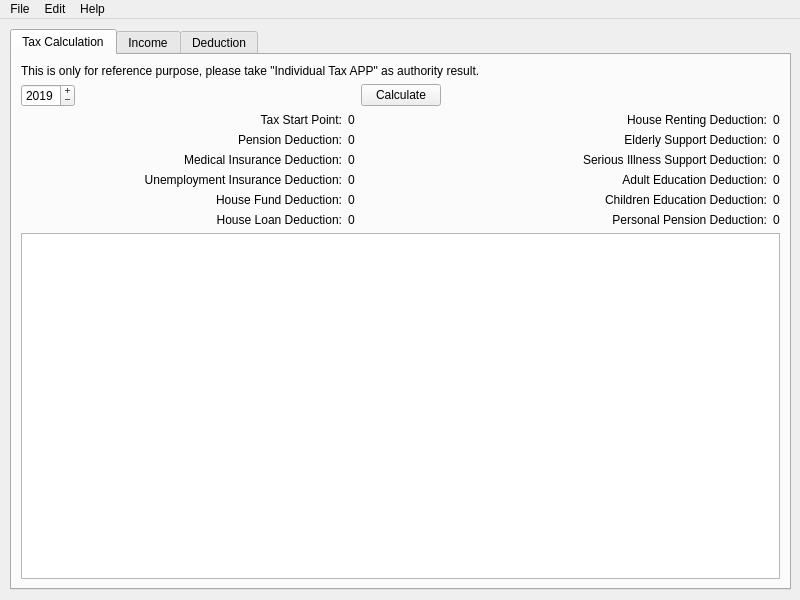
<?xml version="1.0" encoding="UTF-8"?>
<ui version="4.0">
 <class>MainWindow</class>
 <widget class="QMainWindow" name="MainWindow">
  <property name="geometry">
   <rect>
    <x>0</x>
    <y>0</y>
    <width>800</width>
    <height>600</height>
   </rect>
  </property>
  <property name="minimumSize">
   <size>
    <width>800</width>
    <height>600</height>
   </size>
  </property>
  <property name="windowTitle">
   <string>China Individual Income Tax Calculator</string>
  </property>
  <widget class="QWidget" name="centralwidget">
   <widget class="QTabWidget" name="tabWidget">
    <property name="geometry">
     <rect>
      <x>10</x>
      <y>10</y>
      <width>781</width>
      <height>561</height>
     </rect>
    </property>
    <property name="currentIndex">
     <number>0</number>
    </property>
    <widget class="QWidget" name="tab_calculation">
     <property name="sizePolicy">
      <sizepolicy hsizetype="Expanding" vsizetype="Expanding">
       <horstretch>0</horstretch>
       <verstretch>0</verstretch>
      </sizepolicy>
     </property>
     <attribute name="title">
      <string>Tax Calculation</string>
     </attribute>
     <layout class="QGridLayout" name="gridLayout">
      <item row="6" column="0">
       <widget class="QLabel" name="label_static_unemployment_insurance">
        <property name="sizePolicy">
         <sizepolicy hsizetype="Preferred" vsizetype="Fixed">
          <horstretch>0</horstretch>
          <verstretch>0</verstretch>
         </sizepolicy>
        </property>
        <property name="text">
         <string>Unemployment Insurance Deduction:</string>
        </property>
        <property name="alignment">
         <set>Qt::AlignRight|Qt::AlignTrailing|Qt::AlignVCenter</set>
        </property>
       </widget>
      </item>
      <item row="4" column="3">
       <widget class="QLabel" name="label_static_elderly_support">
        <property name="sizePolicy">
         <sizepolicy hsizetype="Preferred" vsizetype="Fixed">
          <horstretch>0</horstretch>
          <verstretch>0</verstretch>
         </sizepolicy>
        </property>
        <property name="text">
         <string>Elderly Support Deduction:</string>
        </property>
        <property name="alignment">
         <set>Qt::AlignRight|Qt::AlignTrailing|Qt::AlignVCenter</set>
        </property>
       </widget>
      </item>
      <item row="7" column="3">
       <widget class="QLabel" name="label_static_children_education">
        <property name="sizePolicy">
         <sizepolicy hsizetype="Preferred" vsizetype="Fixed">
          <horstretch>0</horstretch>
          <verstretch>0</verstretch>
         </sizepolicy>
        </property>
        <property name="text">
         <string>Children Education Deduction:</string>
        </property>
        <property name="alignment">
         <set>Qt::AlignRight|Qt::AlignTrailing|Qt::AlignVCenter</set>
        </property>
       </widget>
      </item>
      <item row="7" column="4">
       <widget class="QLabel" name="label_children_education">
        <property name="sizePolicy">
         <sizepolicy hsizetype="Preferred" vsizetype="Fixed">
          <horstretch>0</horstretch>
          <verstretch>0</verstretch>
         </sizepolicy>
        </property>
        <property name="text">
         <string notr="true">0</string>
        </property>
       </widget>
      </item>
      <item row="4" column="4">
       <widget class="QLabel" name="label_elderly_support">
        <property name="text">
         <string notr="true">0</string>
        </property>
       </widget>
      </item>
      <item row="0" column="0" colspan="4">
       <widget class="QLabel" name="label_warning">
        <property name="sizePolicy">
         <sizepolicy hsizetype="Preferred" vsizetype="Fixed">
          <horstretch>0</horstretch>
          <verstretch>0</verstretch>
         </sizepolicy>
        </property>
        <property name="text">
         <string>This is only for reference purpose, please take &quot;Individual Tax APP&quot; as authority result.</string>
        </property>
       </widget>
      </item>
      <item row="3" column="4">
       <widget class="QLabel" name="label_house_renting">
        <property name="sizePolicy">
         <sizepolicy hsizetype="Fixed" vsizetype="Preferred">
          <horstretch>0</horstretch>
          <verstretch>0</verstretch>
         </sizepolicy>
        </property>
        <property name="text">
         <string notr="true">0</string>
        </property>
       </widget>
      </item>
      <item row="4" column="0">
       <widget class="QLabel" name="label_static_pension">
        <property name="sizePolicy">
         <sizepolicy hsizetype="Preferred" vsizetype="Fixed">
          <horstretch>0</horstretch>
          <verstretch>0</verstretch>
         </sizepolicy>
        </property>
        <property name="text">
         <string>Pension Deduction:</string>
        </property>
        <property name="alignment">
         <set>Qt::AlignRight|Qt::AlignTrailing|Qt::AlignVCenter</set>
        </property>
       </widget>
      </item>
      <item row="1" column="0" colspan="2">
       <widget class="QDateEdit" name="date_edit">
        <property name="sizePolicy">
         <sizepolicy hsizetype="Fixed" vsizetype="Fixed">
          <horstretch>0</horstretch>
          <verstretch>0</verstretch>
         </sizepolicy>
        </property>
        <property name="buttonSymbols">
         <enum>QAbstractSpinBox::PlusMinus</enum>
        </property>
        <property name="dateTime">
         <datetime>
          <hour>0</hour>
          <minute>0</minute>
          <second>0</second>
          <year>2019</year>
          <month>12</month>
          <day>19</day>
         </datetime>
        </property>
        <property name="displayFormat">
         <string>yyyy</string>
        </property>
       </widget>
      </item>
      <item row="6" column="1">
       <widget class="QLabel" name="label_unemployment_insurance">
        <property name="sizePolicy">
         <sizepolicy hsizetype="Fixed" vsizetype="Preferred">
          <horstretch>0</horstretch>
          <verstretch>0</verstretch>
         </sizepolicy>
        </property>
        <property name="text">
         <string notr="true">0</string>
        </property>
       </widget>
      </item>
      <item row="7" column="1">
       <widget class="QLabel" name="label_house_fund">
        <property name="sizePolicy">
         <sizepolicy hsizetype="Fixed" vsizetype="Preferred">
          <horstretch>0</horstretch>
          <verstretch>0</verstretch>
         </sizepolicy>
        </property>
        <property name="text">
         <string notr="true">0</string>
        </property>
       </widget>
      </item>
      <item row="6" column="4">
       <widget class="QLabel" name="label_adult_education">
        <property name="sizePolicy">
         <sizepolicy hsizetype="Preferred" vsizetype="Fixed">
          <horstretch>0</horstretch>
          <verstretch>0</verstretch>
         </sizepolicy>
        </property>
        <property name="text">
         <string notr="true">0</string>
        </property>
       </widget>
      </item>
      <item row="3" column="1">
       <widget class="QLabel" name="label_tax_start_point">
        <property name="sizePolicy">
         <sizepolicy hsizetype="Fixed" vsizetype="Preferred">
          <horstretch>0</horstretch>
          <verstretch>0</verstretch>
         </sizepolicy>
        </property>
        <property name="text">
         <string notr="true">0</string>
        </property>
       </widget>
      </item>
      <item row="16" column="0" rowspan="6" colspan="5">
       <widget class="QTableView" name="table_view_tax_result"/>
      </item>
      <item row="7" column="0">
       <widget class="QLabel" name="label_static_house_fund">
        <property name="sizePolicy">
         <sizepolicy hsizetype="Preferred" vsizetype="Fixed">
          <horstretch>0</horstretch>
          <verstretch>0</verstretch>
         </sizepolicy>
        </property>
        <property name="text">
         <string>House Fund Deduction:</string>
        </property>
        <property name="alignment">
         <set>Qt::AlignRight|Qt::AlignTrailing|Qt::AlignVCenter</set>
        </property>
       </widget>
      </item>
      <item row="4" column="1">
       <widget class="QLabel" name="label_pension">
        <property name="sizePolicy">
         <sizepolicy hsizetype="Fixed" vsizetype="Preferred">
          <horstretch>0</horstretch>
          <verstretch>0</verstretch>
         </sizepolicy>
        </property>
        <property name="text">
         <string notr="true">0</string>
        </property>
       </widget>
      </item>
      <item row="8" column="3">
       <widget class="QLabel" name="label_static_personal_pension">
        <property name="sizePolicy">
         <sizepolicy hsizetype="Preferred" vsizetype="Fixed">
          <horstretch>0</horstretch>
          <verstretch>0</verstretch>
         </sizepolicy>
        </property>
        <property name="text">
         <string>Personal Pension Deduction:</string>
        </property>
        <property name="alignment">
         <set>Qt::AlignRight|Qt::AlignTrailing|Qt::AlignVCenter</set>
        </property>
       </widget>
      </item>
      <item row="3" column="0">
       <widget class="QLabel" name="label_static_tax_start_point">
        <property name="sizePolicy">
         <sizepolicy hsizetype="Preferred" vsizetype="Fixed">
          <horstretch>0</horstretch>
          <verstretch>0</verstretch>
         </sizepolicy>
        </property>
        <property name="text">
         <string>Tax Start Point:</string>
        </property>
        <property name="alignment">
         <set>Qt::AlignRight|Qt::AlignTrailing|Qt::AlignVCenter</set>
        </property>
       </widget>
      </item>
      <item row="5" column="3">
       <widget class="QLabel" name="label_static_illness_support">
        <property name="text">
         <string>Serious Illness Support Deduction:</string>
        </property>
        <property name="alignment">
         <set>Qt::AlignRight|Qt::AlignTrailing|Qt::AlignVCenter</set>
        </property>
       </widget>
      </item>
      <item row="8" column="0">
       <widget class="QLabel" name="label_static_house_loan">
        <property name="sizePolicy">
         <sizepolicy hsizetype="Preferred" vsizetype="Fixed">
          <horstretch>0</horstretch>
          <verstretch>0</verstretch>
         </sizepolicy>
        </property>
        <property name="text">
         <string>House Loan Deduction:</string>
        </property>
        <property name="alignment">
         <set>Qt::AlignRight|Qt::AlignTrailing|Qt::AlignVCenter</set>
        </property>
       </widget>
      </item>
      <item row="5" column="4">
       <widget class="QLabel" name="label_illness_support">
        <property name="sizePolicy">
         <sizepolicy hsizetype="Preferred" vsizetype="Fixed">
          <horstretch>0</horstretch>
          <verstretch>0</verstretch>
         </sizepolicy>
        </property>
        <property name="text">
         <string notr="true">0</string>
        </property>
        <property name="alignment">
         <set>Qt::AlignLeading|Qt::AlignLeft|Qt::AlignVCenter</set>
        </property>
       </widget>
      </item>
      <item row="5" column="0">
       <widget class="QLabel" name="label_static_medical_insurance">
        <property name="sizePolicy">
         <sizepolicy hsizetype="Preferred" vsizetype="Fixed">
          <horstretch>0</horstretch>
          <verstretch>0</verstretch>
         </sizepolicy>
        </property>
        <property name="text">
         <string>Medical Insurance Deduction:</string>
        </property>
        <property name="alignment">
         <set>Qt::AlignRight|Qt::AlignTrailing|Qt::AlignVCenter</set>
        </property>
       </widget>
      </item>
      <item row="8" column="1">
       <widget class="QLabel" name="label_house_loan">
        <property name="sizePolicy">
         <sizepolicy hsizetype="Fixed" vsizetype="Preferred">
          <horstretch>0</horstretch>
          <verstretch>0</verstretch>
         </sizepolicy>
        </property>
        <property name="text">
         <string notr="true">0</string>
        </property>
       </widget>
      </item>
      <item row="8" column="4">
       <widget class="QLabel" name="label_personal_pension">
        <property name="sizePolicy">
         <sizepolicy hsizetype="Preferred" vsizetype="Fixed">
          <horstretch>0</horstretch>
          <verstretch>0</verstretch>
         </sizepolicy>
        </property>
        <property name="text">
         <string notr="true">0</string>
        </property>
       </widget>
      </item>
      <item row="3" column="3">
       <widget class="QLabel" name="label_static_house_renting">
        <property name="sizePolicy">
         <sizepolicy hsizetype="Preferred" vsizetype="Fixed">
          <horstretch>0</horstretch>
          <verstretch>0</verstretch>
         </sizepolicy>
        </property>
        <property name="text">
         <string>House Renting Deduction:</string>
        </property>
        <property name="alignment">
         <set>Qt::AlignRight|Qt::AlignTrailing|Qt::AlignVCenter</set>
        </property>
       </widget>
      </item>
      <item row="5" column="1">
       <widget class="QLabel" name="label_medical_insurance">
        <property name="sizePolicy">
         <sizepolicy hsizetype="Fixed" vsizetype="Preferred">
          <horstretch>0</horstretch>
          <verstretch>0</verstretch>
         </sizepolicy>
        </property>
        <property name="text">
         <string notr="true">0</string>
        </property>
       </widget>
      </item>
      <item row="6" column="3">
       <widget class="QLabel" name="label_static_adult_education">
        <property name="sizePolicy">
         <sizepolicy hsizetype="Preferred" vsizetype="Fixed">
          <horstretch>0</horstretch>
          <verstretch>0</verstretch>
         </sizepolicy>
        </property>
        <property name="text">
         <string>Adult Education Deduction:</string>
        </property>
        <property name="alignment">
         <set>Qt::AlignRight|Qt::AlignTrailing|Qt::AlignVCenter</set>
        </property>
       </widget>
      </item>
      <item row="1" column="2">
       <widget class="QPushButton" name="push_button_calc">
        <property name="sizePolicy">
         <sizepolicy hsizetype="Fixed" vsizetype="Fixed">
          <horstretch>0</horstretch>
          <verstretch>0</verstretch>
         </sizepolicy>
        </property>
        <property name="text">
         <string>Calculate</string>
        </property>
       </widget>
      </item>
     </layout>
    </widget>
    <widget class="QWidget" name="tab_data">
     <property name="sizePolicy">
      <sizepolicy hsizetype="Expanding" vsizetype="Expanding">
       <horstretch>0</horstretch>
       <verstretch>0</verstretch>
      </sizepolicy>
     </property>
     <attribute name="title">
      <string>Income</string>
     </attribute>
     <layout class="QGridLayout" name="gridLayout_2">
      <item row="0" column="0">
       <widget class="QTableView" name="table_view_income">
        <property name="contextMenuPolicy">
         <enum>Qt::CustomContextMenu</enum>
        </property>
       </widget>
      </item>
     </layout>
    </widget>
    <widget class="QWidget" name="tab_deduction">
     <attribute name="title">
      <string>Deduction</string>
     </attribute>
     <layout class="QGridLayout" name="gridLayout_3">
      <item row="0" column="0">
       <widget class="QTableView" name="table_view_deduction">
        <property name="contextMenuPolicy">
         <enum>Qt::CustomContextMenu</enum>
        </property>
       </widget>
      </item>
     </layout>
    </widget>
   </widget>
  </widget>
  <widget class="QMenuBar" name="menubar">
   <property name="geometry">
    <rect>
     <x>0</x>
     <y>0</y>
     <width>800</width>
     <height>23</height>
    </rect>
   </property>
   <widget class="QMenu" name="menu_file">
    <property name="title">
     <string>File</string>
    </property>
    <addaction name="action_export_data_as_csv"/>
    <addaction name="action_exit"/>
   </widget>
   <widget class="QMenu" name="menu_help">
    <property name="title">
     <string>Help</string>
    </property>
    <addaction name="action_about"/>
   </widget>
   <widget class="QMenu" name="menu_edit">
    <property name="title">
     <string>Edit</string>
    </property>
    <addaction name="action_settings"/>
   </widget>
   <addaction name="menu_file"/>
   <addaction name="menu_edit"/>
   <addaction name="menu_help"/>
  </widget>
  <action name="action_export_data_as_csv">
   <property name="text">
    <string>Export Data as CSV</string>
   </property>
  </action>
  <action name="action_exit">
   <property name="text">
    <string>Exit</string>
   </property>
  </action>
  <action name="action_about">
   <property name="text">
    <string>About</string>
   </property>
  </action>
  <action name="action_settings">
   <property name="text">
    <string>Settings</string>
   </property>
  </action>
 </widget>
 <resources/>
 <connections/>
</ui>
